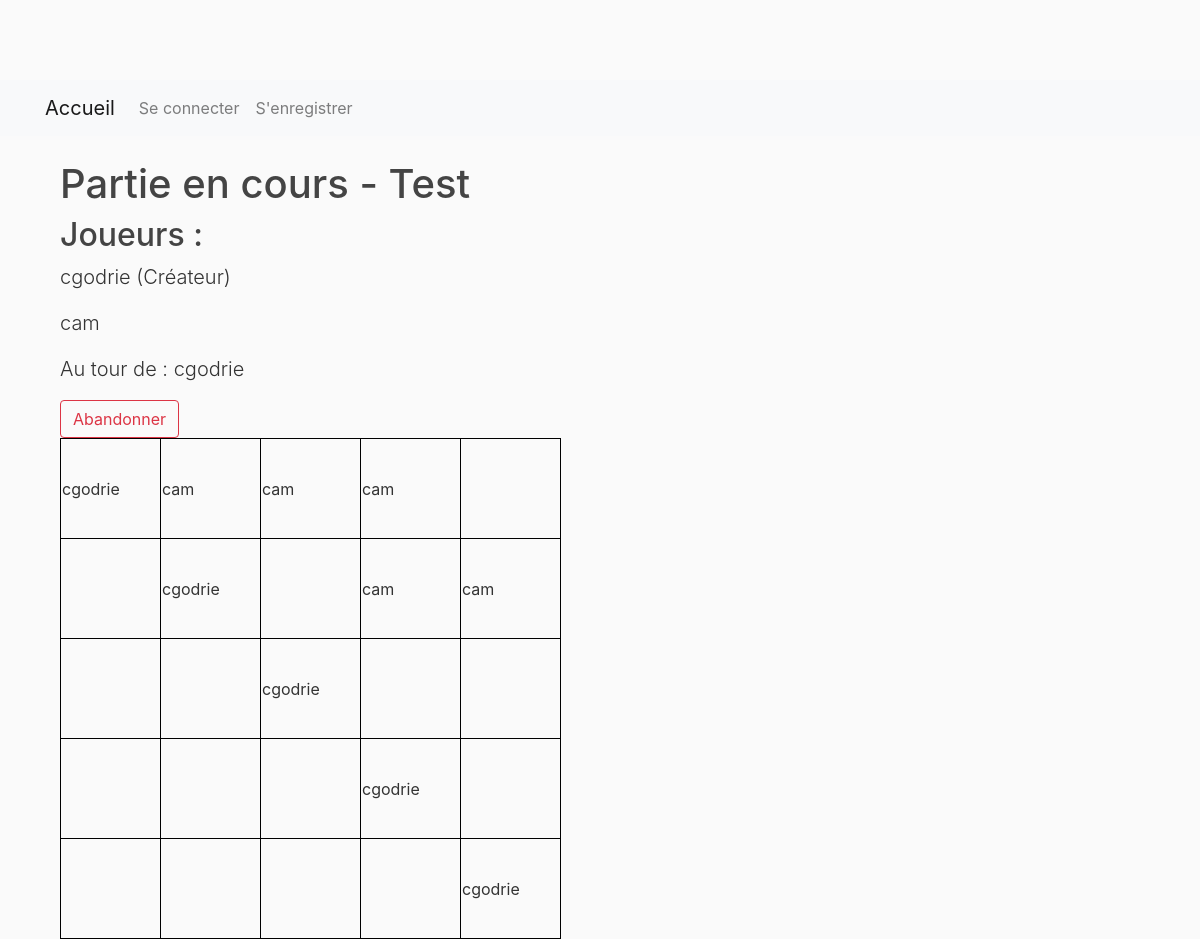
Screenshot of /game/33/grid/ with the database file from the repository.
### morpion/models.py (models this page shows, shortened)
class Game(models.Model):
    creator = models.ForeignKey(User, on_delete=models.CASCADE)
    player2 = models.ForeignKey(User, on_delete=models.SET_NULL, blank=True, null=True, related_name='joined_games')
    active_player = models.CharField(max_length=20, default='')
    title = models.CharField(max_length=200)
    grid_size = models.PositiveIntegerField()
    alignment = models.PositiveIntegerField()
    STATUS_CHOICES = (
        ('waiting', 'Waiting'),
        ('started', 'Started'),
        ('completed', 'Completed'),
    )
    status = models.CharField(max_length=10, choices=STATUS_CHOICES, default='waiting')
    created_at = models.DateTimeField(auto_now_add=True)
    updated_at = models.DateTimeField(auto_now=True)
    is_private = models.BooleanField(default=False)
    access_code = models.CharField(max_length=6, blank=True, null=True)
    grid_data = models.JSONField(default=dict)
    @property
    def grid(self):
        return self.grid_data
    def get_all_attributes(self):
        attributes = {
            'id': str(self.id),
            'creator': str(self.creator),
            'player2': str(self.player2),
            'active_player': str(self.active_player),
            'title': self.title,
            'grid_size': str(self.grid_size),
            'alignment': str(self.alignment)
        }
        return attributes
    def save(self, *args, **kwargs):
        if not self.pk:
            self.grid_data = self.initialize_grid()
        super().save(*args, **kwargs)
    def get_grid(self):
        return self.grid

### morpion/views.py (the view)
# urls.py: path('game/<int:game_id>/grid/', GameGridView.as_view(), name='game-grid'),
class GameGridView(View, LoginRequiredMixin):
    template_name = 'morpion/game_grid.html'
    def get(self, request, game_id):
        game = Game.objects.get(pk=game_id)
        player1_image_url = game.creator.profile.game_symbol.url
        game.active_player = game.creator.username
        game.save()
        if game.player2 is not None:
            player2_image_url = game.player2.profile.game_symbol.url
        else:
            player2_image_url = game.creator.profile.game_symbol.url
        game_attributes = json.dumps(game.get_all_attributes())
        game_grid = json.dumps(game.get_grid())
        context = {
            'game': game,
            'player1_image_url': player1_image_url,
            'player2_image_url': player2_image_url,
            'game_attributes': game_attributes,
            'game_grid': game_grid,
        }
        return render(request, self.template_name, context)

### morpion/templates/morpion/game_grid.html (shortened to what this page needs)
{% extends "morpion/base.html" %}
{% block content %}
<div class="container">
    <h1>Partie en cours - {{ game.title }}</h1>
    <h2>Joueurs :</h2>
    <p class="player-name lead">{{ game.creator.username }} (Créateur)</p>
    <p class="player-name lead">{{ game.player2.username }}</p>
    <p class="player-name lead" id="active-player">Au tour de : {{ game.active_player }}</p>
    <button class="btn btn-outline-danger" type="submit">Abandonner</button>
    <table id="game-grid">
        {% for row in game.grid %}
        <tr>
            {% for cell in row %}
            <td class="cell" id="{{ forloop.parentloop.counter}}-{{ forloop.counter}}" data-game-id="{{ game.id }}"
                onclick="gameManagement(this, id)">{% if cell is not None %} {{ cell }} {% endif %}</td>
            {% endfor %}
        </tr>
        {% endfor %}
    </table>
</div>
{% endblock %}

### morpion/static/css/main.css (style rules this page uses)
body { background: #fafafa; color: #333333; margin-top: 5rem; }
h1, h2, h3, h4, h5, h6 { color: #444444; }
.cell { width: 100px; height: 100px; border: 1px solid black; }

### rows the page displays
Game: title "Test", creator.username "cgodrie", player2.username "cam", active_player "cgodrie"

### other values shown
{{ cell }} "cgodrie" "cam" "cam" "cam" "cgodrie" "cam" "cam" "cgodrie" "cgodrie" "cgodrie"
